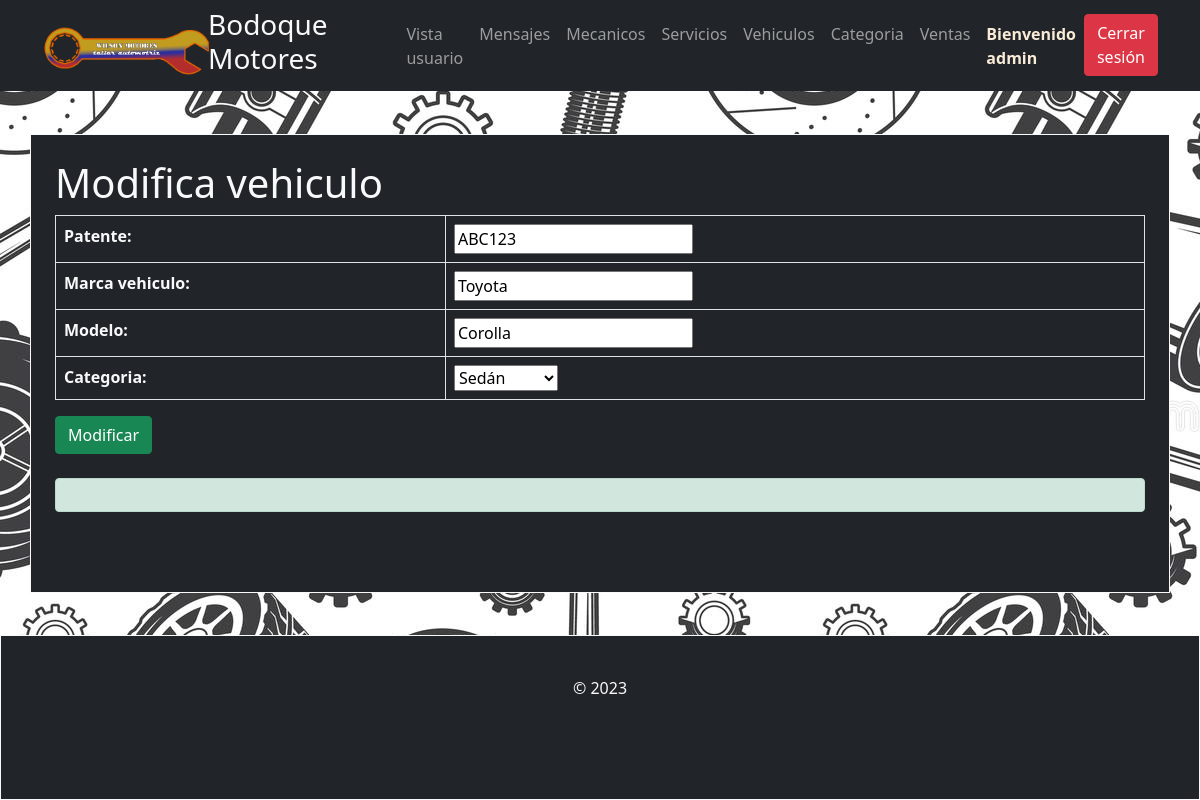
The app's page /form_mod_vehiculo/ABC123 (signed in) with its own data.
### core/models.py (models this page shows, shortened)
class Vehiculo(models.Model):
    patente = models.CharField(max_length=6,primary_key=True, verbose_name='Patente')
    marca = models.CharField(max_length=20, verbose_name='Marca vehiculo')
    modelo = models.CharField(max_length=20, null=True, blank=True, verbose_name='Modelo')
    categoria = models.ForeignKey(Categoria, on_delete=models.CASCADE)

### core/views.py (the view)
# urls.py: path('form_mod_vehiculo/<id>',form_mod_vehiculo,name="form_mod_vehiculo"),
@login_required
@permission_required('auth.view_user')
def form_mod_vehiculo(request,id):
    vehiculo = Vehiculo.objects.get(patente=id)
    datos = {
	    'form': VehiculoForm(instance=vehiculo)
	}
    if request.method =='POST':
        formulario = VehiculoForm(data=request.POST, instance=vehiculo)
        if formulario.is_valid:
            formulario.save()
            datos['mensaje'] = 'Datos modificados'
    return render(request, 'core/form_mod_vehiculo.html', datos)

### core/forms.py
class VehiculoForm(ModelForm):
    class Meta:
        model = Vehiculo
        fields = ['patente','marca','modelo','categoria']

### core/context_processor.py (called while the page is built)
def total_carrito(request):
    total = 0
    if request.user.is_authenticated:
        if "carrito" in request.session.keys():
            for key, value in request.session["carrito"].items():
                total += int(value["acumulado"])
    return {"total_carrito": total}

### core/models.py (called while the page is built)
    def __str__(self):
        return self.nombreCategoria

### core/templates/core/form_mod_vehiculo.html (shortened to what this page needs)
{% load static %}
<!DOCTYPE html>
<html>
<head>
    <link href="https://cdn.jsdelivr.net/npm/bootstrap@5.0.2/dist/css/bootstrap.min.css" rel="stylesheet"
>
    <link rel="stylesheet" href="../../static/core/css/style.css">
</head>
<body>
    <section>
        <nav class="navbar navbar-expand-lg navbar-dark bg-dark sticky-top">
          <div class="container">
            <a class="navbar-brand" href="{% url 'vista_admin' %}">
              <img src="{% static 'core/img/logo.png'%}" alt="logo_wilson" height="50">
            </a>
            <a class="h3 text-light" href="{% url 'vista_admin' %}" id="titulo-seccion">Bodoque Motores</a>
            <div class="collapse navbar-collapse" id="navbarSupportedContent">
                    <ul class="navbar-nav ms-auto">
                            <li class="nav-item">
                                {% if user.username == 'admin' %}
                                    <a class="nav-link" href="{% url 'home' %}">Vista usuario</a>
                                {% else %}
                                    </li>
                                {% endif %}
                                </li>
                        <li class="nav-item">
                            <a class="nav-link" href="{% url 'lista_mensajes' %}">Mensajes</a>
                        </li>
                        <li class="nav-item">
                            <a class="nav-link" href="{% url 'lista_mecanicos' %}">Mecanicos</a>
                        </li>
                        <li class="nav-item">
                            <a class="nav-link" href="{% url 'lista_servicios' %}">Servicios</a>
                        </li>
                        <li class="nav-item">
                            <a class="nav-link" href="{% url 'lista_vehiculo' %}">Vehiculos</a>
                        </li>
                        <li class="nav-item">
                            <a class="nav-link" href="{% url 'lista_categoria' %}">Categoria</a>
                        </li>
                        <li class="nav-item">
                            <a class="nav-link" href="{% url 'lista_ventas_admin' %}">Ventas</a>
                        </li>
                        <li class="nav-item">
                            {% if user.username == '' %}
                                <a href="{% url 'login'%}"><button type="button" class="btn btn-success" style="justify-self: unset;" >Iniciar sesión</button></a>
                            {% else %}
                                <a class="nav-link" style="color: antiquewhite; font-weight: bold;">Bienvenido {{user.username }}</a>
                            </li>
                                <a href="{% url 'logout' %}"><button type="button" class="btn btn-danger" style="justify-self: unset;">Cerrar sesión</button></a>
                            {% endif %}
                    </ul>
                </div>
          </div>
        </nav>
    </section>
<section>
    <div class="container bg-dark text-light mt-2 mb-2  border border-light" style="padding: 2%;">
        <h1>Modifica vehiculo</h1>
            <form method="POST" action="" autocomplete="off">
                <table class="table table-bordered text-light">
                    {{ form.as_table }}
                </table>
                <button type="submit" class="btn btn-success">Modificar</button>
          </form>
          <br>
          <div class="alert alert-success" role="alert">
          </div>
          <p>&nbsp;</p>
    </div>
</section>
    <footer class="font-small bg-dark text-light border border-light teal pt-4">
        <div class="footer-copyright text-center py-3">© 2023</div>
        <p id="temp" class="footer-copyright text-center py-3"></p>
    </footer>
</body>
</html>

### core/static/core/css/style.css (style rules this page uses)
body { background-image: url('../img/fondo.jpg'); display: grid; height: 100vh; width: 1fr; }
.navbar { background-color: black; border-color: lightgray; border-width: 1px; }
.navbar-brand { height: 50px; width: 150px; }
.h3 { color: white; text-decoration: none; }
.navbar-nav { margin-left: 150px; }

### records on screen
Vehiculo: patente "ABC123", marca "Toyota", modelo "Corolla", categoria "Sedán"

### other values on screen
{{ user.username }} "admin"
